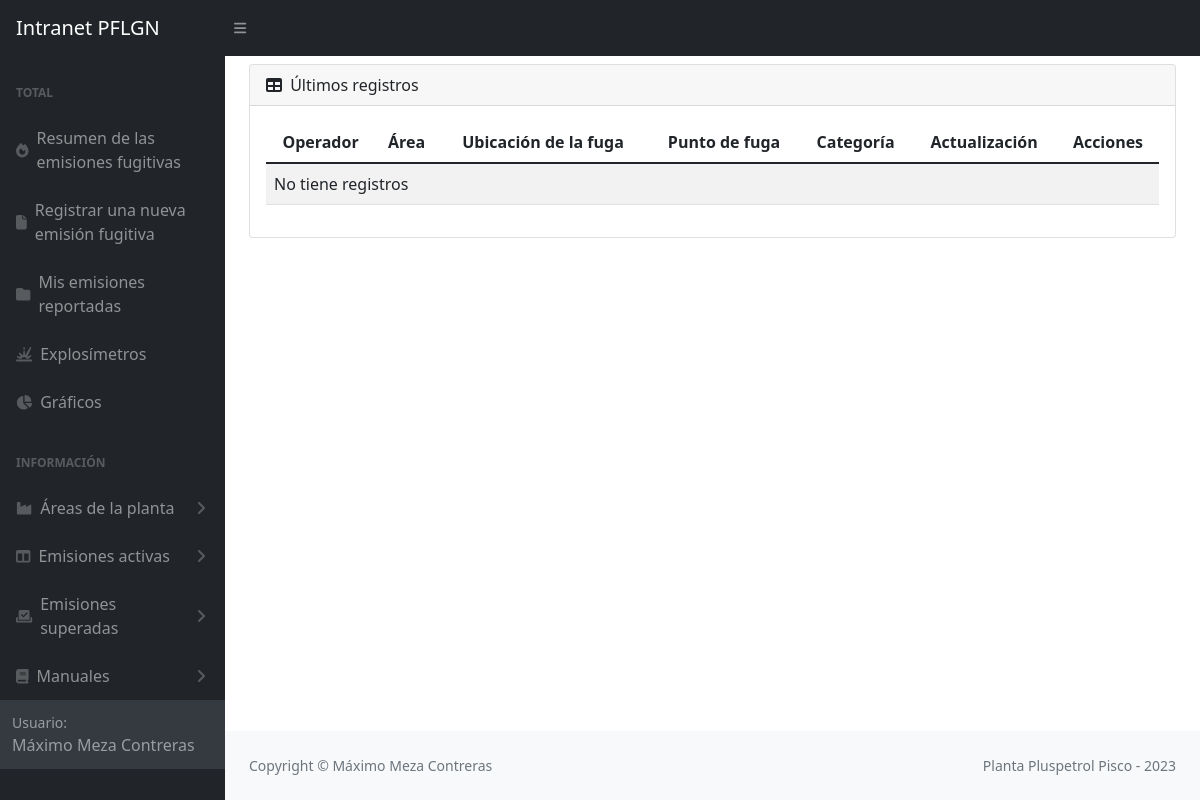
Before: /listaEmisionesTodas/ (signed in) with the older database file.
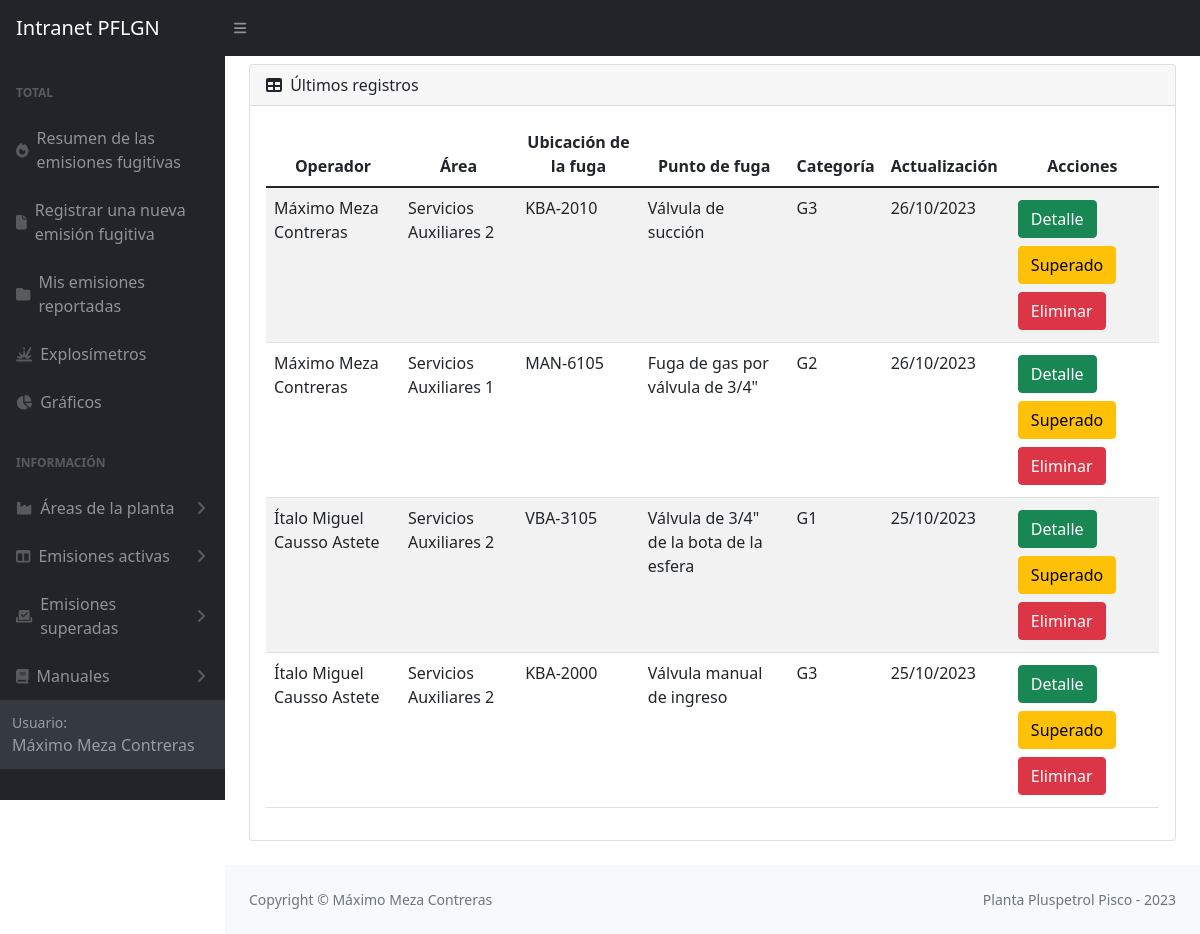
After: the same page with the newer database file.
### emisiones/models.py (models this page shows, shortened)
class Emision(models.Model):
    site = models.CharField(max_length=20, choices=SITE_CHOICES, default='Pisco')
    yacimiento = models.CharField(max_length=100, choices=YACIMIENTO_CHOICES, default='Pisco')
    area = models.CharField(max_length=100)
    sistema = models.CharField(max_length=100)
    ubicacion = models.TextField(max_length=200)
    fuga = models.TextField(max_length=300)
    fluido = models.CharField(max_length=100)
    sustancia = models.CharField(max_length=100)
    componente = models.CharField(max_length=100)
    instalacion = models.CharField(max_length=100)
    tamAccesorio = models.CharField(max_length=100)
    medicion = models.PositiveIntegerField()
    medicion15 = models.CharField(max_length=100)
    presion = models.CharField(max_length=100)
    ciclado = models.CharField(max_length=50)
    ignicion = models.CharField(max_length=50)
    localizacion = models.CharField(max_length=50)
    usuario = models.ForeignKey(User, on_delete=models.SET_NULL, null=True)
    fechaReporte = models.DateField()
    updated_at = models.DateTimeField(null=True)
    created_at = models.DateField(auto_now_add=True,null=True)
    emisionSuperada = models.BooleanField(default=False)
    FCF = models.PositiveSmallIntegerField(null=True)
    categoria = models.CharField(max_length=10, null=True)
    imagen = models.ImageField(upload_to='imagenesEmisiones', null=True)

### emisiones/views.py (the view)
# urls.py: path('listaEmisionesTodas/', views.listaEmisionesTodas, name='listaEmisionesTodas'),
@login_required
def listaEmisionesTodas(request):
    Emisiones = Emision.objects.all().order_by('-updated_at')
    return render (request, 'areaTodasEmisiones.html',{'Emisiones':Emisiones})

### emisiones/templates/areaTodasEmisiones.html (shortened to what this page needs)
{% extends 'partials/_barraLateralEmisiones.html' %}
{% block content %}
<div class="container mt-2">
    <main>
        <div class="card mb-4">
            <div class="card-header">
                <i class="fas fa-table me-1"></i>
                Últimos registros
            </div>
            <div class="card-body">
                <table class="table table-striped table-responsive" id="datatablesSimple">
                    <thead>
                        <tr>
                            <th>Operador</th>
                            <th>Área</th>
                            <th>Ubicación de la fuga</th>
                            <th>Punto de fuga</th>
                            <th>Categoría</th>
                            <th>Actualización</th>
                            <th>Acciones</th>
                        </tr>
                    </thead>
                    <tbody>
                        {% for Emision in Emisiones %}
                        <tr>
                            <td>{{Emision.usuario.first_name}} {{Emision.usuario.last_name}} </td>
                            <td>{{Emision.area}}</td>
                            <td>{{Emision.ubicacion}}</td>
                            <td>{{Emision.fuga}}</td>
                            <td>{{Emision.categoria}}</td>
                            <td>{{Emision.created_at|date:'d/m/Y'}}</td>
                            <td>
                                <button type="button" class="btn btn-success m-1"><a style="color: white; text-decoration:none"  href="{% url 'detalleEmisiones' Emision.id %}">Detalle</a></button>
                                <button type="button" class="btn btn-warning m-1"><a style="color: black; text-decoration:none"  href="#">Superado</a></button>
                                <form id='formEliminarEmision' action="{% url 'eliminarEmisiones' Emision.id %}" method="post">
                                    <button type="button" class="btn btn-danger m-1"><a style="color: white; text-decoration:none"  href="{% url 'eliminarEmisiones' Emision.id %}">Eliminar</a></button>
                                </form>
                            </td>
                        </tr>
                        {% empty %}
                            <td colspan="7">No tiene registros</td>
                        {% endfor %}
                    </tbody>
                </table>
            </div>
        </div>
    </main>
{% endblock %}

Changed rows visible on the page:
added Emision: usuario.first_name "Máximo", usuario.last_name "Meza Contreras", area "Servicios Auxiliares 2", ubicacion "KBA-2010", fuga "Válvula de succión", categoria "G3", created_at "26/10/2023"
added Emision: usuario.first_name "Máximo", usuario.last_name "Meza Contreras", area "Servicios Auxiliares 1", ubicacion "MAN-6105", fuga "Fuga de gas por válvula de 3/4\"", categoria "G2", created_at "26/10/2023"
added Emision: usuario.first_name "Ítalo Miguel", usuario.last_name "Causso Astete", area "Servicios Auxiliares 2", ubicacion "VBA-3105", fuga "Válvula de 3/4\" de la bota de la esfera", categoria "G1", created_at "25/10/2023"
added Emision: usuario.first_name "Ítalo Miguel", usuario.last_name "Causso Astete", area "Servicios Auxiliares 2", ubicacion "KBA-2000", fuga "Válvula manual de ingreso", categoria "G3", created_at "25/10/2023"
Other visible differences:
text no longer shown: "No tiene registros"
